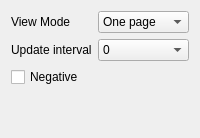
         <widget class="QWidget" name="tab_4">
          <attribute name="title">
           <string>Misc</string>
          </attribute>
          <layout class="QVBoxLayout" name="verticalLayout_6">
           <item>
            <layout class="QFormLayout" name="formLayout_6">
             <property name="fieldGrowthPolicy">
              <enum>QFormLayout::AllNonFixedFieldsGrow</enum>
             </property>
             <item row="0" column="0">
              <widget class="QLabel" name="label_3">
               <property name="sizePolicy">
                <sizepolicy hsizetype="Fixed" vsizetype="Preferred">
                 <horstretch>0</horstretch>
                 <verstretch>0</verstretch>
                </sizepolicy>
               </property>
               <property name="text">
                <string>View Mode</string>
               </property>
              </widget>
             </item>
             <item row="0" column="1">
              <widget class="QComboBox" name="cbViewMode">
               <property name="sizePolicy">
                <sizepolicy hsizetype="Expanding" vsizetype="Fixed">
                 <horstretch>0</horstretch>
                 <verstretch>0</verstretch>
                </sizepolicy>
               </property>
               <item>
                <property name="text">
                 <string>One page</string>
                </property>
               </item>
               <item>
                <property name="text">
                 <string>Two pages</string>
                </property>
               </item>
              </widget>
             </item>
             <item row="1" column="0">
              <widget class="QLabel" name="label_2">
               <property name="text">
                <string>Update interval</string>
               </property>
              </widget>
             </item>
             <item row="1" column="1">
              <widget class="QComboBox" name="cbFullUpdateEvery">
               <property name="sizePolicy">
                <sizepolicy hsizetype="Expanding" vsizetype="Fixed">
                 <horstretch>0</horstretch>
                 <verstretch>0</verstretch>
                </sizepolicy>
               </property>
               <item>
                <property name="text">
                 <string notr="true">0</string>
                </property>
               </item>
               <item>
                <property name="text">
                 <string notr="true">1</string>
                </property>
               </item>
               <item>
                <property name="text">
                 <string notr="true">2</string>
                </property>
               </item>
               <item>
                <property name="text">
                 <string notr="true">3</string>
                </property>
               </item>
               <item>
                <property name="text">
                 <string notr="true">4</string>
                </property>
               </item>
               <item>
                <property name="text">
                 <string notr="true">5</string>
                </property>
               </item>
               <item>
                <property name="text">
                 <string notr="true">6</string>
                </property>
               </item>
               <item>
                <property name="text">
                 <string notr="true">7</string>
                </property>
               </item>
               <item>
                <property name="text">
                 <string notr="true">8</string>
                </property>
               </item>
               <item>
                <property name="text">
                 <string notr="true">10</string>
                </property>
               </item>
               <item>
                <property name="text">
                 <string notr="true">20</string>
                </property>
               </item>
               <item>
                <property name="text">
                 <string notr="true">30</string>
                </property>
               </item>
               <item>
                <property name="text">
                 <string notr="true">50</string>
                </property>
               </item>
               <item>
                <property name="text">
                 <string notr="true">100</string>
                </property>
               </item>
              </widget>
             </item>
            </layout>
           </item>
           <item>
            <layout class="QVBoxLayout" name="verticalLayout_13">
             <item>
              <widget class="QCheckBox" name="chkInverse">
               <property name="text">
                <string>Negative</string>
               </property>
              </widget>
             </item>
            </layout>
           </item>
           <item>
            <spacer name="verticalSpacer_6">
             <property name="orientation">
              <enum>Qt::Vertical</enum>
             </property>
             <property name="sizeHint" stdset="0">
              <size>
               <width>20</width>
               <height>40</height>
              </size>
             </property>
            </spacer>
           </item>
          </layout>
         </widget>
